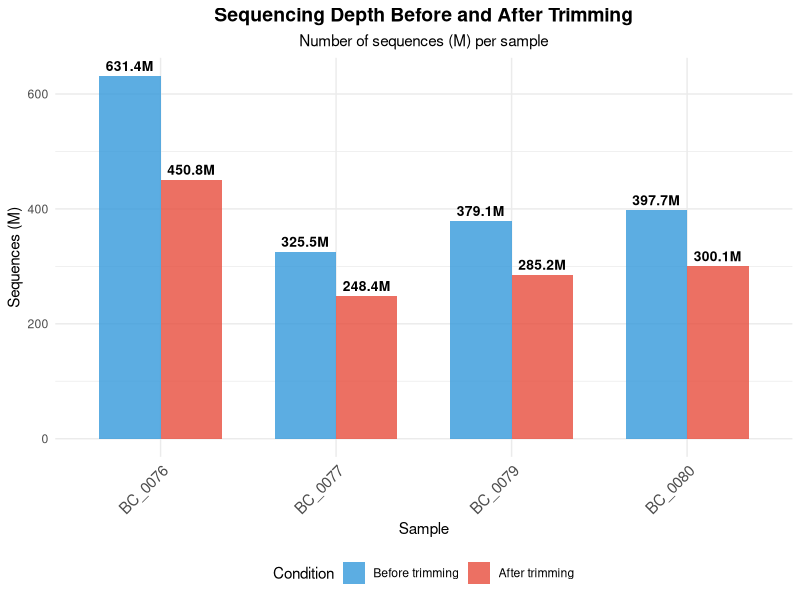
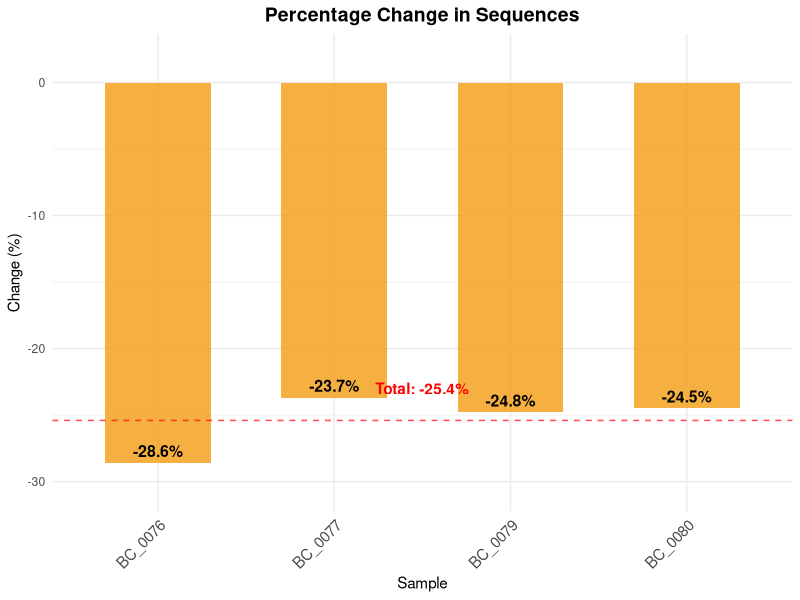
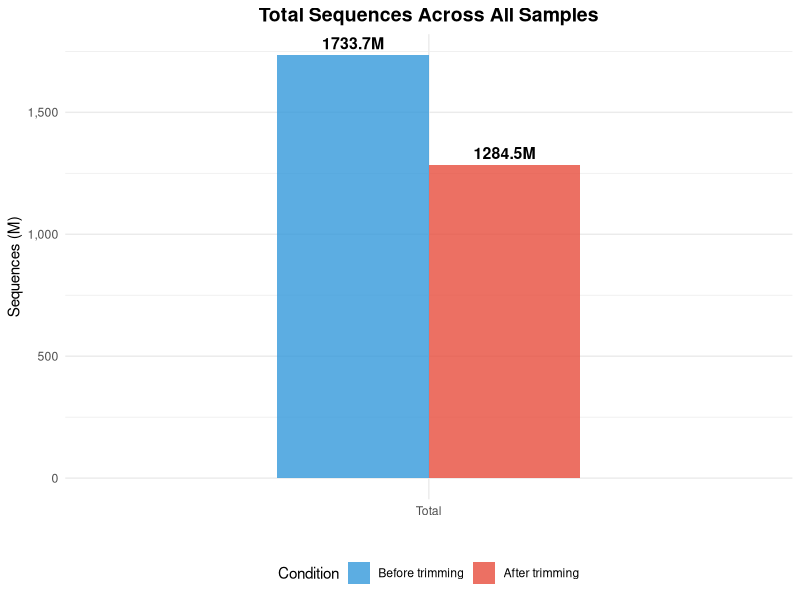
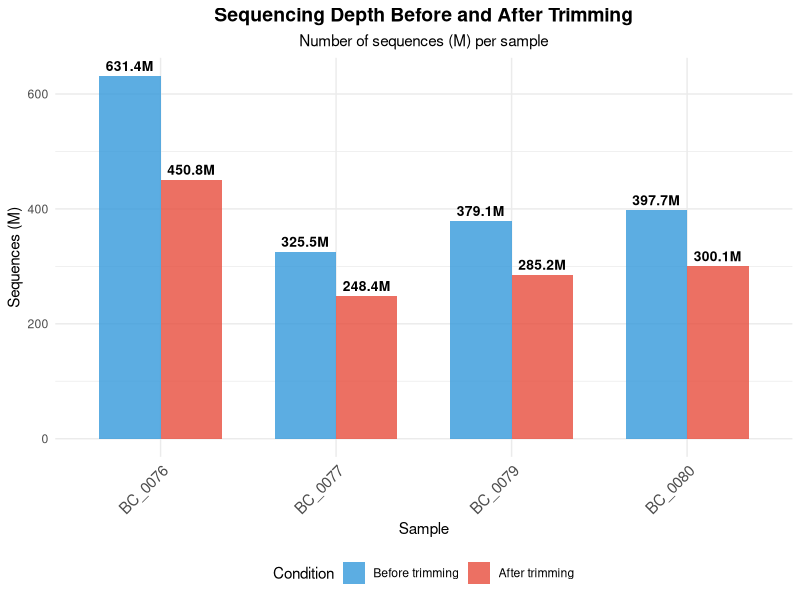
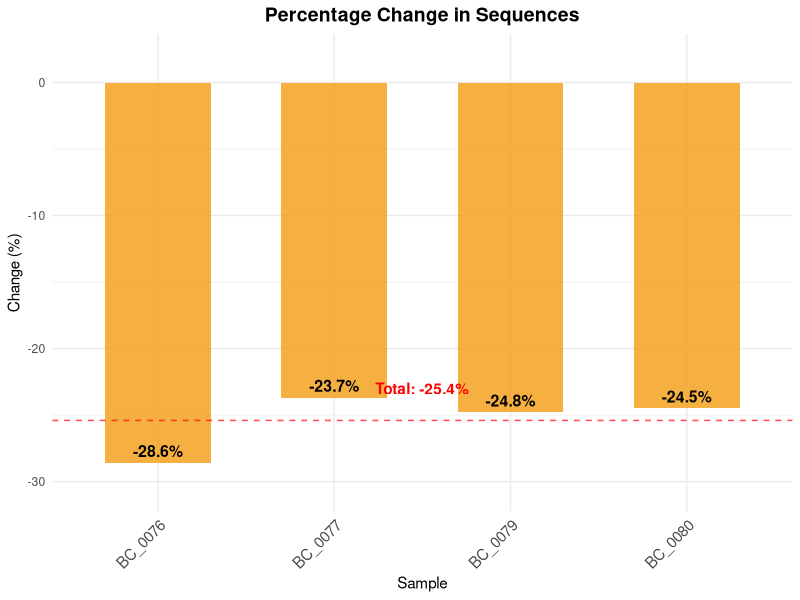
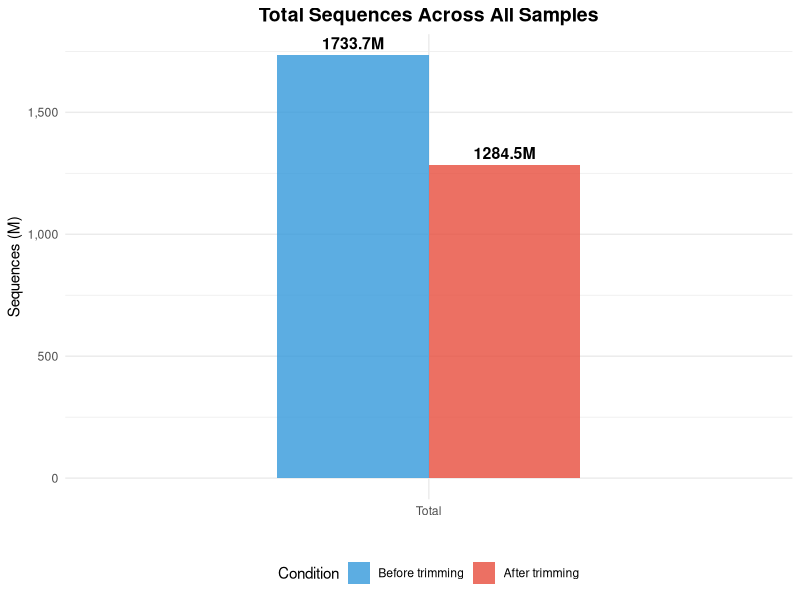

These figures' R source, in order:
# Plot for sequence counts table visualization
# Based on the data from the results table

library(ggplot2)
library(dplyr)
library(tidyr)
library(scales)

# Data from the table in the results
sequence_data <- data.frame(
  Sample = c("BC_0076", "BC_0077", "BC_0079", "BC_0080", "Total"),
  Before_trimming = c(631.4, 325.5, 379.1, 397.7, 1733.7),
  After_trimming = c(450.8, 248.4, 285.2, 300.1, 1284.5),
  Change_percent = c(-28.6, -23.7, -24.8, -24.5, -25.4)
)

# Create long format for plotting (excluding Total for main plot)
plot_data <- sequence_data %>%
  filter(Sample != "Total") %>%
  pivot_longer(cols = c(Before_trimming, After_trimming), 
               names_to = "Condition", 
               values_to = "Sequences_M") %>%
  mutate(Condition = factor(Condition, levels = c("Before_trimming", "After_trimming")))

# Main comparison plot
p1 <- ggplot(plot_data, aes(x = Sample, y = Sequences_M, fill = Condition)) +
  geom_bar(stat = "identity", position = "dodge", width = 0.7, alpha = 0.8) +
  scale_fill_manual(values = c("Before_trimming" = "#3498db", "After_trimming" = "#e74c3c"),
                    labels = c("Before trimming", "After trimming")) +
  labs(title = "Sequencing Depth Before and After Trimming",
       subtitle = "Number of sequences (M) per sample",
       x = "Sample",
       y = "Sequences (M)",
       fill = "Condition") +
  theme_minimal() +
  theme(axis.text.x = element_text(angle = 45, hjust = 1, size = 11),
        plot.title = element_text(hjust = 0.5, face = "bold", size = 14),
        plot.subtitle = element_text(hjust = 0.5, size = 11),
        legend.position = "bottom") +
  scale_y_continuous(labels = comma) +
  geom_text(aes(label = sprintf("%.1fM", Sequences_M)), 
            position = position_dodge(width = 0.7), 
            vjust = -0.5, size = 3.5, fontface = "bold")

# Percentage change plot
p2 <- ggplot(sequence_data %>% filter(Sample != "Total"), 
             aes(x = Sample, y = Change_percent)) +
  geom_bar(stat = "identity", fill = "#f39c12", width = 0.6, alpha = 0.8) +
  geom_text(aes(label = sprintf("%.1f%%", Change_percent)), 
            vjust = -0.5, size = 4, fontface = "bold") +
  labs(title = "Percentage Change in Sequences",
       x = "Sample",
       y = "Change (%)") +
  theme_minimal() +
  theme(axis.text.x = element_text(angle = 45, hjust = 1, size = 11),
        plot.title = element_text(hjust = 0.5, face = "bold", size = 14)) +
  ylim(min(sequence_data$Change_percent[sequence_data$Sample != "Total"]) - 2, 2) +
  geom_hline(yintercept = -25.4, linetype = "dashed", color = "red", alpha = 0.7) +
  annotate("text", x = 2.5, y = -23, 
           label = "Total: -25.4%", color = "red", fontface = "bold")

# Total comparison plot
total_data <- sequence_data %>%
  filter(Sample == "Total") %>%
  pivot_longer(cols = c(Before_trimming, After_trimming), 
               names_to = "Condition", 
               values_to = "Sequences_M") %>%
  mutate(Condition = factor(Condition, levels = c("Before_trimming", "After_trimming")))

p3 <- ggplot(total_data, aes(x = "Total", y = Sequences_M, fill = Condition)) +
  geom_bar(stat = "identity", position = "dodge", width = 0.5, alpha = 0.8) +
  scale_fill_manual(values = c("Before_trimming" = "#3498db", "After_trimming" = "#e74c3c"),
                    labels = c("Before trimming", "After trimming")) +
  labs(title = "Total Sequences Across All Samples",
       x = "",
       y = "Sequences (M)",
       fill = "Condition") +
  theme_minimal() +
  theme(plot.title = element_text(hjust = 0.5, face = "bold", size = 14),
        legend.position = "bottom") +
  scale_y_continuous(labels = comma) +
  geom_text(aes(label = sprintf("%.1fM", Sequences_M)), 
            position = position_dodge(width = 0.5), 
            vjust = -0.5, size = 4, fontface = "bold")

# Print summary
cat("=== SEQUENCE COUNTS SUMMARY ===\n")
cat("Sample\tBefore\tAfter\tChange\n")
for(i in 1:nrow(sequence_data)) {
  cat(sprintf("%s\t%.1fM\t%.1fM\t%.1f%%\n", 
              sequence_data$Sample[i], 
              sequence_data$Before_trimming[i], 
              sequence_data$After_trimming[i], 
              sequence_data$Change_percent[i]))
}
cat("==============================\n")

# Display plots
print(p1)
print(p2)
print(p3)

# Save plots
ggsave("figures/sequence_counts_comparison.png", p1, width = 10, height = 6, dpi = 300)
ggsave("figures/sequence_percentage_change.png", p2, width = 8, height = 6, dpi = 300)
ggsave("figures/total_sequences.png", p3, width = 6, height = 6, dpi = 300) 